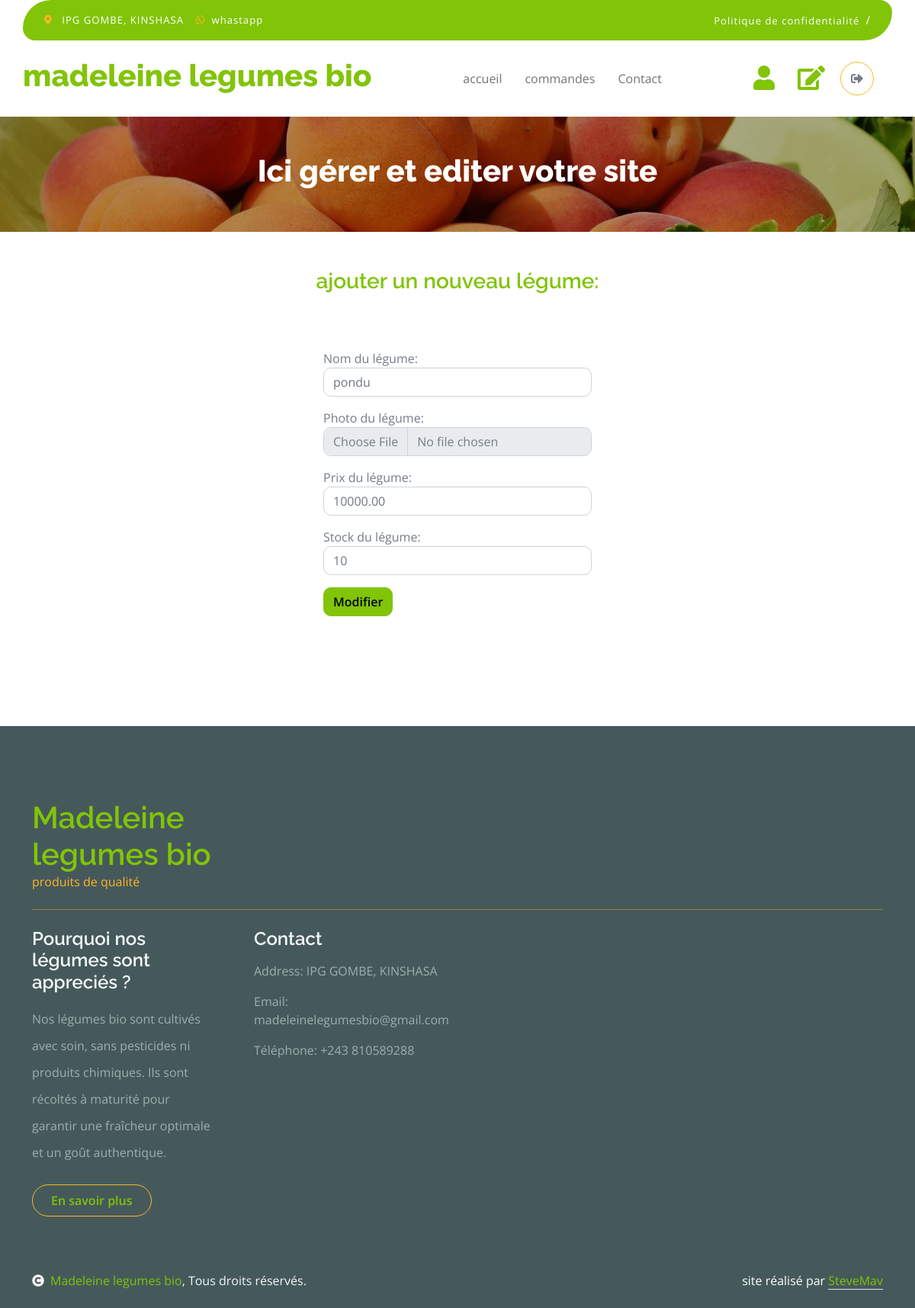
The app's page /accounts/editvegetable/2/ (signed in), older data.
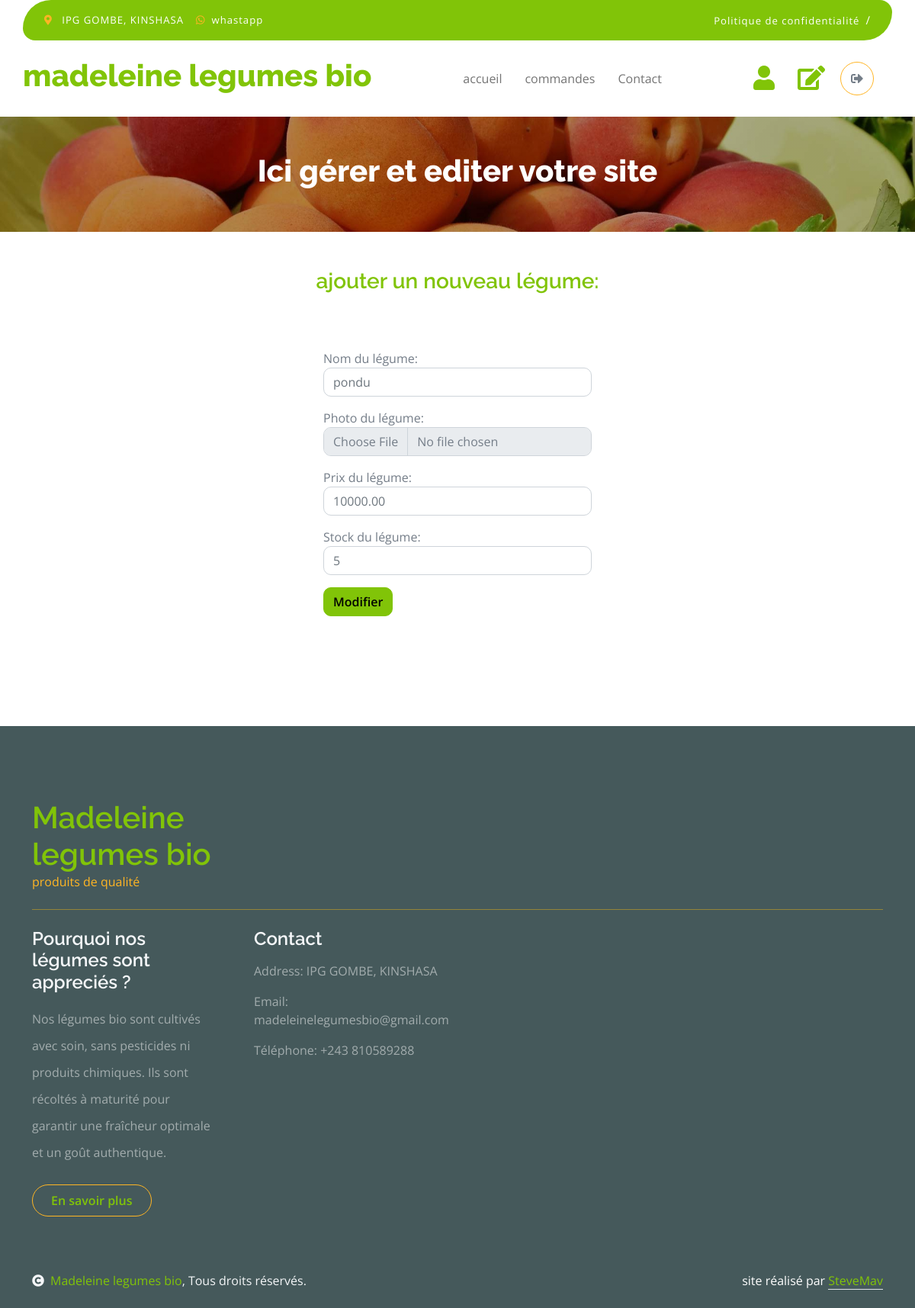
The same page, newer data.
### vegetable_shop/models.py (models this page shows, shortened)
class Vegetable(models.Model):
       name = models.CharField(max_length=100)
       description = models.TextField()
       picture = models.ImageField(upload_to='pictures', blank=True)
       price = models.DecimalField(max_digits=10, decimal_places=2)
       stock = models.IntegerField()
       date_add = models.DateTimeField(auto_now_add=True)

### accounts/views.py (the view, shortened to what this page needs)
# urls.py: path('editvegetable/<int:vegetable_id>/', views.edit_vegetable, name='edit_vegetable'),
@permission_required('vegetable_shop.add_vegetable')
def edit_vegetable(request, vegetable_id):
    vegetable = Vegetable.objects.get(id=vegetable_id)
    return render(request, 'accounts/edit_vegetable.html', {'vegetable': vegetable})

### accounts/templates/accounts/edit_vegetable.html (shortened to what the changed rows need)
{% load static %}
<!DOCTYPE html>
<html lang="en">
    <head>
        <link rel="stylesheet" href="https://use.fontawesome.com/releases/v5.15.4/css/all.css"/>
        <link href="https://cdn.jsdelivr.net/npm/bootstrap-icons@1.4.1/font/bootstrap-icons.css" rel="stylesheet">
        <link href="{% static 'lib/lightbox/css/lightbox.min.css' %}" rel="stylesheet">
        <link href="{% static 'lib/owlcarousel/assets/owl.carousel.min.css' %}" rel="stylesheet">
        <link href="{% static 'css/bootstrap.min.css' %}" rel="stylesheet">
        <link href="{% static 'css/style.css' %}" rel="stylesheet">
    </head>
    <body>
        <div class="container-fluid fixed-top">
            <div class="container px-0">
                <nav class="navbar navbar-light bg-white navbar-expand-xl">
                    <a href="index.html" class="navbar-brand"><h1 class="text-primary display-6">madeleine legumes bio</h1></a>
                </nav>
            </div>
        </div>
                <div class="container-fluid page-header py-5">
                    <h1 class="text-center text-white display-6">Ici gérer et editer votre site</h1>
                </div>
                <div class="container-fluid py-5" id="form-commands">
                    <div class="container py-5">
                        <form method="post">
                            <div class="form-group mt-3">
                                <label for="name">Nom du légume:</label>
                                <input type="text" class="form-control" id="name" name="name" placeholder="{{vegetable.name}}">
                            </div>
                            <div class="form-group mt-3">
                                <label for="price">Prix du légume:</label>
                                <input type="number" class="form-control" id="price" name="price" placeholder="{{vegetable.price}}">
                            </div>
                            <div class="form-group mt-3">
                                <label for="stock">Stock du légume:</label>
                                <input type="number" class="form-control" id="stock" name="stock" placeholder="{{vegetable.stock}}">
                            </div>
                        </form>
                    </div>
                </div>
        <div class="container-fluid bg-dark text-white-50 footer pt-5 mt-5">
            <div class="container py-5">
                <div class="pb-4 mb-4" style="border-bottom: 1px solid rgba(226, 175, 24, 0.5) ;">
                    <div class="row g-4">
                        <div class="col-lg-3">
                            <a href="#">
                                <h1 class="text-primary mb-0">Madeleine legumes bio</h1>
                            </a>
                        </div>
                    </div>
                </div>
            </div>
        </div>
</body>
</html>

Row changes from the older to the newer data that the page shows:
changed Vegetable "pondu": stock "10" → "5"
